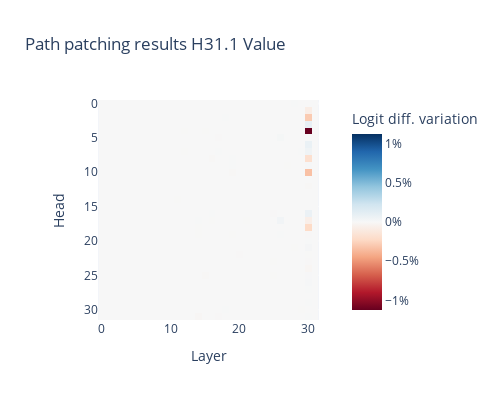
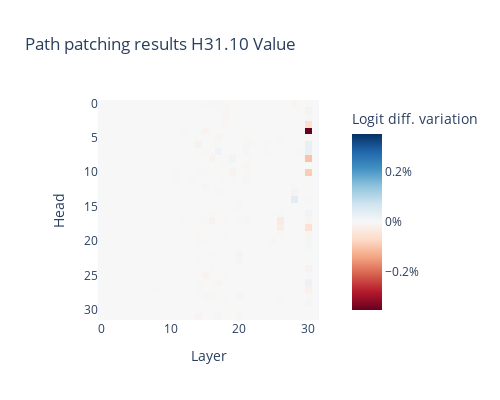

Here is the notebook cell these charts were saved with, in order:
### Code cell
# Consolidation Heads
for head in [(31, 1), (31, 10)]:
    filename = "./results/mistral_7b/cons_h{}_{}_v.pt".format(head[0], head[1])
    result = t.load(filename)
    visualize_heatmap(result, info = "H{}.{} Value".format(head[0], head[1]))

### Figure 1 — Plotly figure (JSON) as saved in the notebook; plotly's stock layout.template omitted (floating-point values rounded to 4 significant figures; data arrays with more than 128 entries replaced by an {"elided": "..."} marker saying what was removed)
{"data": [{"coloraxis": "coloraxis", "hovertemplate": "Layer: %{x}<br>Head: %{y}<br>Logit diff. variation: %{z}<extra></extra>", "name": "0", "type": "heatmap", "xaxis": "x", "yaxis": "y", "z": {"elided": "32x32 float values"}}], "layout": {"coloraxis": {"cmid": 0, "colorbar": {"ticksuffix": "%", "title": {"text": "Logit diff. variation"}}, "colorscale": [[0, "rgb(103,0,31)"], [0.1, "rgb(178,24,43)"], [0.2, "rgb(214,96,77)"], [0.3, "rgb(244,165,130)"], [0.4, "rgb(253,219,199)"], [0.5, "rgb(247,247,247)"], [0.6, "rgb(209,229,240)"], [0.7, "rgb(146,197,222)"], [0.8, "rgb(67,147,195)"], [0.9, "rgb(33,102,172)"], [1, "rgb(5,48,97)"]]}, "height": 400, "title": {"text": "Path patching results H31.1 Value"}, "width": 500, "xaxis": {"anchor": "y", "constrain": "domain", "domain": [0, 1], "scaleanchor": "y", "title": {"text": "Layer"}}, "yaxis": {"anchor": "x", "autorange": "reversed", "constrain": "domain", "domain": [0, 1], "title": {"text": "Head"}}}}

### Figure 2 — Plotly figure (JSON) as saved in the notebook; plotly's stock layout.template omitted (floating-point values rounded to 4 significant figures; data arrays with more than 128 entries replaced by an {"elided": "..."} marker saying what was removed)
{"data": [{"coloraxis": "coloraxis", "hovertemplate": "Layer: %{x}<br>Head: %{y}<br>Logit diff. variation: %{z}<extra></extra>", "name": "0", "type": "heatmap", "xaxis": "x", "yaxis": "y", "z": {"elided": "32x32 float values"}}], "layout": {"coloraxis": {"cmid": 0, "colorbar": {"ticksuffix": "%", "title": {"text": "Logit diff. variation"}}, "colorscale": [[0, "rgb(103,0,31)"], [0.1, "rgb(178,24,43)"], [0.2, "rgb(214,96,77)"], [0.3, "rgb(244,165,130)"], [0.4, "rgb(253,219,199)"], [0.5, "rgb(247,247,247)"], [0.6, "rgb(209,229,240)"], [0.7, "rgb(146,197,222)"], [0.8, "rgb(67,147,195)"], [0.9, "rgb(33,102,172)"], [1, "rgb(5,48,97)"]]}, "height": 400, "title": {"text": "Path patching results H31.10 Value"}, "width": 500, "xaxis": {"anchor": "y", "constrain": "domain", "domain": [0, 1], "scaleanchor": "y", "title": {"text": "Layer"}}, "yaxis": {"anchor": "x", "autorange": "reversed", "constrain": "domain", "domain": [0, 1], "title": {"text": "Head"}}}}
